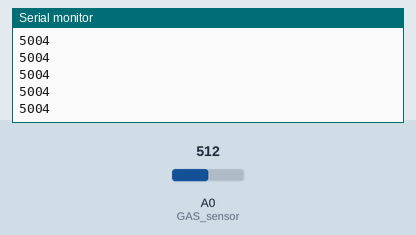
This sketch was run on a simulated ESP8266 (NodeMCU). Parts: the last lines printed to the serial monitor. The inputs (shaded band) are chosen by the test bench; at power-on: A0 (GAS_sensor) = 512. WiFi joins after 1.5 s; servers stay silent unless stated.

Above: at 3.0 s.
3.1 s: A0 (GAS_sensor) set to 716
At 3.6 s:
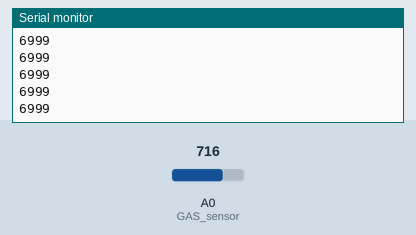
4.6 s: A0 (GAS_sensor) set to 900
At 5.6 s:
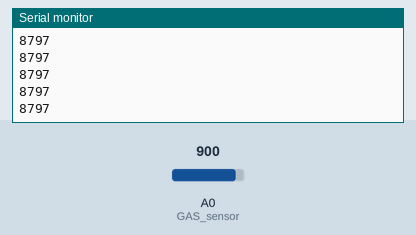
Timing chart, 0 to 5.9 s (numbered marks = the images above; inputs shaded):
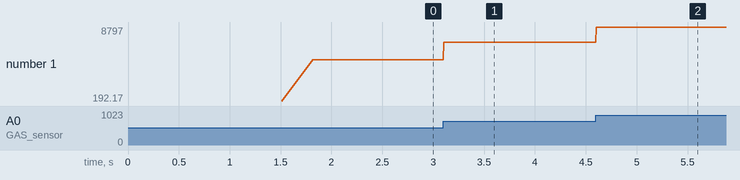

The sketch:

Gas_sensor.ino
```cpp
// (licence header left out)
/* Comment this out to disable prints and save space */
#define BLYNK_PRINT Serial

/* Fill-in your Template ID (only if using Blynk.Cloud) */
#define BLYNK_TEMPLATE_ID "TMPLqSDIZPO6"
#define BLYNK_DEVICE_NAME "GAS sensor"
#define BLYNK_AUTH_TOKEN "wa0Rs4nLzeYXe3ppz27e0Mr6zNYRfXA-"


#include <ESP8266WiFi.h>
#include <BlynkSimpleEsp8266.h>

// You should get Auth Token in the Blynk App.
// Go to the Project Settings (nut icon).
char auth[] = "wa0Rs4nLzeYXe3ppz27e0Mr6zNYRfXA-";

// Your WiFi credentials.
// Set password to "" for open networks.
char ssid[] = "AT";
char pass[] = "Dhirawatm170";

#define GAS_sensor A0       // Define the analog pin for GAS sensor
int rawValue;               // Declare a global variable for raw sensor data
int gasValue;               // Declare a global variable for converted Gas data


void setup()
{
  // Debug Wifi connection
  Serial.begin(115200);
  delay(10);
  Serial.print("Connecting to ");
  // Print the WiFi name
  Serial.println(ssid);
  // Establish the ESP8266 at station mode and connect it to the defined WiFi
  WiFi.begin(ssid, pass);
  // Print "..." if the ESP8266 has not connected to the defined WiFi
  while (WiFi.status() != WL_CONNECTED) {
    delay(500);
    Serial.print(".");
  }
  // Print "WiFi connected" and the IP address of ESP8266
  Serial.println("");
  Serial.println("WiFi connected");
  Serial.println("IP address: ");
  Serial.println(WiFi.localIP());

  pinMode(GAS_sensor, INPUT);     // Initialize the GAS_sensor pin as an input

  //Connecting to Blynk Cloud
  Blynk.begin(auth, ssid, pass);
}

void loop()
{
  Blynk.run();

  // Reading raw sensor value from hardware analog pin A0
  rawValue = analogRead(GAS_sensor);
  gasValue = (rawValue*10000)/1023;
  Serial.print(gasValue);
  Serial.print("\n");
  Blynk.virtualWrite(V0, gasValue);

}
```

Measured:
- after the input at 3.1 s, the serial monitor: prints a new line at once (image 1)
- after the input at 4.6 s, the serial monitor: prints a new line at once (image 2)
- plotted number 1: 5004 → 6999 after the input at 3.1 s, 6999 → 8797 after the input at 4.6 s
